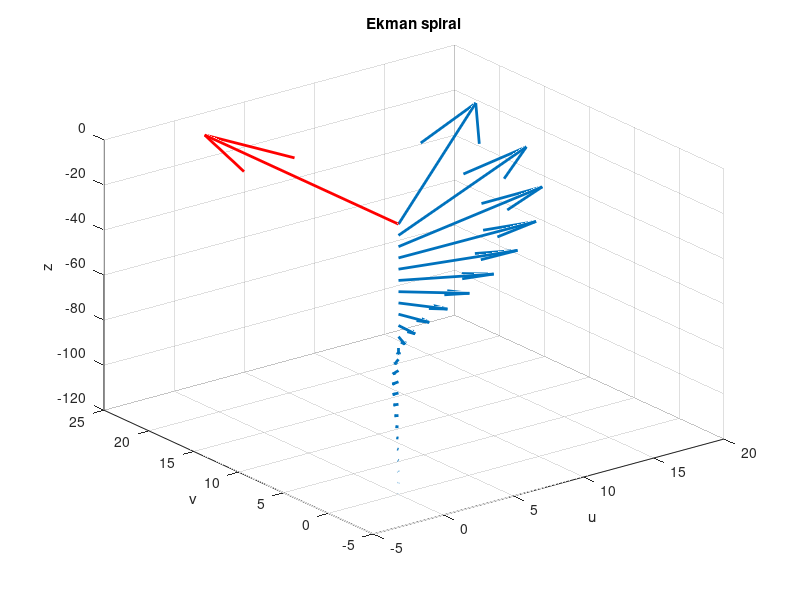
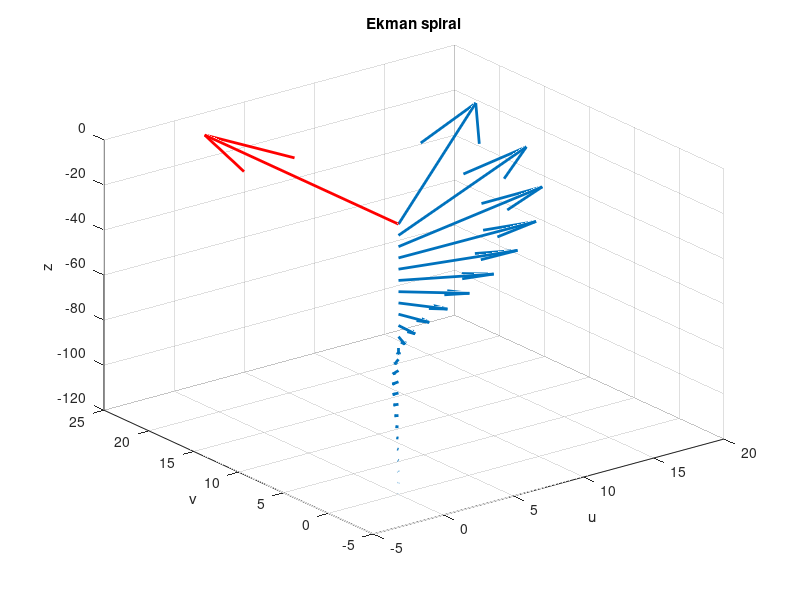

The MATLAB script that drew these images, in order:
%% Program to plot Ekman spiral
%% Input section
clear all; close all;
i=sqrt(-1)                   % To make sure i is the complex i
h=120;                       % Water depth
nut=.02;                     % (constant) turbulence viscosity
phi=51;                      % Latitude (deg.)
rho=1000;                    % Water density
tauwx=0;                     % Wind shear stress x-direction
tauwy=1;                     % Wind shear stress y-direction
tau=tauwx+tauwy*i;           % Shear stress vector 
                             % in complex notation
f=2*7.27e-5*sin(phi*pi/180); % Coriolis coefficient
dek=sqrt(2*nut/f)            % Ekman depth
dz=5;                        % Vertical step size
zek=[-h:dz:0];               % Vertical coordinate
%% Define some additional matrices for plotting purposes
xek=zeros(size(zek));        
yek=zeros(size(zek));
taux=zeros(size(zek));
tauy=zeros(size(zek));
taux(end)=tauwx;
tauy(end)=tauwy;
%% Solution of Ekman spiral
s=tau*dek/rho/(1+i)/nut*exp((1+i)/dek*zek);
uek=real(s);
vek=imag(s);
%% Plot results
figure(1);
quiver3(xek,yek,zek,uek,vek,zeros(size(vek)),'linewidth',2);
hold on
quiver3(xek,yek,zek,taux,tauy,zeros(size(tauy)),'r','linewidth',2);
title('Ekman spiral')
xlabel('u');ylabel('v');
zlabel('z')
print('-dpng','ekman.png')
print('-depsc','ekman.eps')